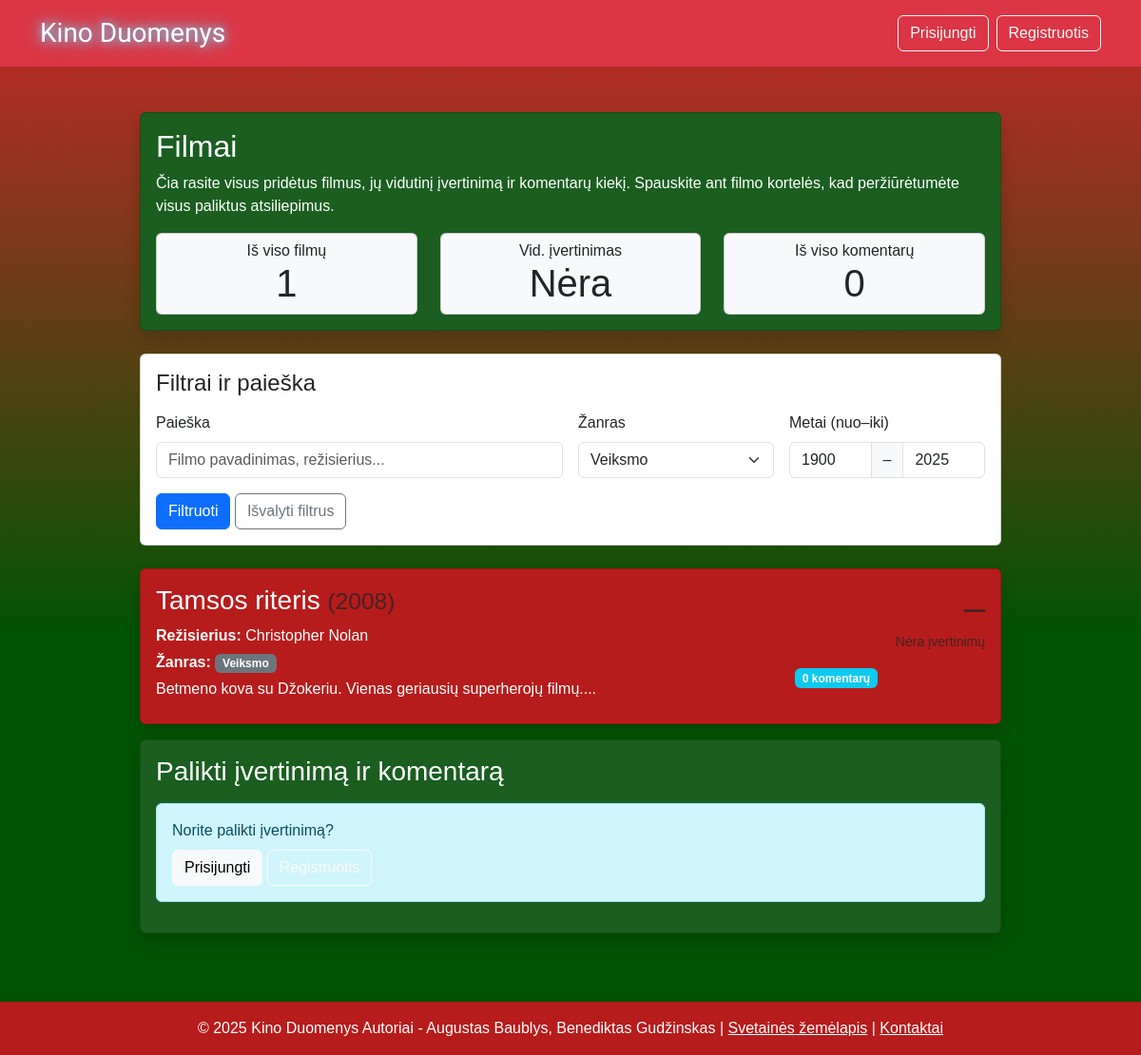
The page /movies.php?genre=Veiksmo on the database its author committed.
### tables this page shows
CREATE TABLE movies (
    id INT PRIMARY KEY AUTO_INCREMENT,
    title VARCHAR(255) NOT NULL,
    release_year INT,
    director VARCHAR(100),
    description TEXT,
    genre VARCHAR(50),
    created_at TIMESTAMP DEFAULT CURRENT_TIMESTAMP
);

### movies.php (the view, shortened to what the rows shown need)
<?php
require_once 'includes/config.php';
require_once 'php/Database.php';
$db = new Database();
$genre = isset($_GET['genre']) ? $_GET['genre'] : '';
$year_from = isset($_GET['year_from']) ? intval($_GET['year_from']) : 1900;
$year_to = isset($_GET['year_to']) ? intval($_GET['year_to']) : date('Y');
$sql = "
    SELECT m.*,
           AVG(r.rating) as avg_rating,
           COUNT(r.id) as review_count
    FROM movies m
    LEFT JOIN reviews r ON m.id = r.movie_id
    WHERE 1=1
";
$params = [];
if (!empty($genre) && $genre != 'all') {
    $sql .= " AND m.genre = ?";
    $params[] = $genre;
}
$sql .= " AND (m.release_year IS NULL OR (m.release_year >= ? AND m.release_year <= ?))";
$params[] = $year_from;
$params[] = $year_to;
$sql .= " GROUP BY m.id ORDER BY m.title";
$movies = $db->fetchAll($sql, $params);
include 'includes/header.php';
?>
<main class="container mt-4">
    <div class="row justify-content-center">
        <section class="col-lg-10">
            <div class="card card-green mb-4 shadow">
                <div class="card-body">
                    <h2 class="card-title">Filmai</h2>
                </div>
            </div>
            <?php if (empty($movies)): ?>
                <div class="alert alert-warning">
                    Filmų nerasta. Pabandykite kitus filtrus arba
                    <?php if (isset($_SESSION['is_admin']) && $_SESSION['is_admin']): ?>
                        <a href="admin/add_movie.php" class="alert-link">pridėkite naują filmą</a>.
                    <?php else: ?>
                        palaukite, kol administratorius pridės filmus.
                    <?php endif; ?>
                </div>
            <?php else: ?>
                <?php foreach ($movies as $movie): ?>
                    <a href="movie.php?id=<?php echo $movie['id']; ?>" class="text-decoration-none text-reset">
                        <div class="card mb-3 card-red shadow hover-lift">
                            <div class="card-body">
                                <div class="row">
                                    <div class="col-md-9">
                                        <h3 class="card-title">
                                            <?php echo htmlspecialchars($movie['title']); ?>
                                            <?php if ($movie['release_year']): ?>
                                                <small class="text-muted">(<?php echo $movie['release_year']; ?>)</small>
                                            <?php endif; ?>
                                        </h3>
                                        <?php if ($movie['director']): ?>
                                            <p class="mb-1">
                                                <strong>Režisierius:</strong>
                                                <?php echo htmlspecialchars($movie['director']); ?>
                                            </p>
                                        <?php endif; ?>
                                        <?php if ($movie['genre']): ?>
                                            <p class="mb-1">
                                                <strong>Žanras:</strong>
                                                <span class="badge bg-secondary"><?php echo htmlspecialchars($movie['genre']); ?></span>
                                            </p>
                                        <?php endif; ?>
                                        <p class="mb-2"><?php echo htmlspecialchars(substr($movie['description'], 0, 150)); ?>...</p>
                                    </div>
                                    <div class="col-md-3 text-end">
                                        <?php if ($movie['avg_rating']): ?>
                                            <div class="mb-3">
                                                <div class="display-6">
                                                    <?php echo number_format($movie['avg_rating'], 1); ?>
                                                    <small class="text-muted fs-6">/10</small>
                                                </div>
                                                <div class="text-warning">
                                                    <?php
                                                    $fullStars = floor($movie['avg_rating']);
                                                    $halfStar = ($movie['avg_rating'] - $fullStars) >= 0.5;
                                                    for ($i = 0; $i < 5; $i++) {
                                                        if ($i < $fullStars) {
                                                            echo '★';
                                                        } elseif ($i == $fullStars && $halfStar) {
                                                            echo '½';
                                                        } else {
                                                            echo '☆';
                                                        }
                                                    }
                                                    ?>
                                                </div>
                                            </div>
                                        <?php else: ?>
                                            <div class="mb-3">
                                                <div class="display-6 text-muted">–</div>
                                                <small class="text-muted">Nėra įvertinimų</small>
                                            </div>
                                        <?php endif; ?>
                                        <div class="d-flex justify-content-between">
                                            <span class="badge bg-info">
                                                <?php echo $movie['review_count']; ?> komentarų
                                            </span>
                                        </div>
                                    </div>
                                </div>
                            </div>
                        </div>
                    </a>
                <?php endforeach; ?>
            <?php endif; ?>
        </section>
    </div>
</main>
<?php
include 'includes/footer.php';
?>

### rows shown on the page
movies: title "Tamsos riteris", release_year "2008", director "Christopher Nolan", genre "Veiksmo", description "Betmeno kova su Džokeriu. Vienas geriausių superherojų filmų.", review_count "0"

### other values the page prints
count($movies) "1"
$avgRating "Nėra"
$totalReviews "0"
form field genre "Veiksmo"
